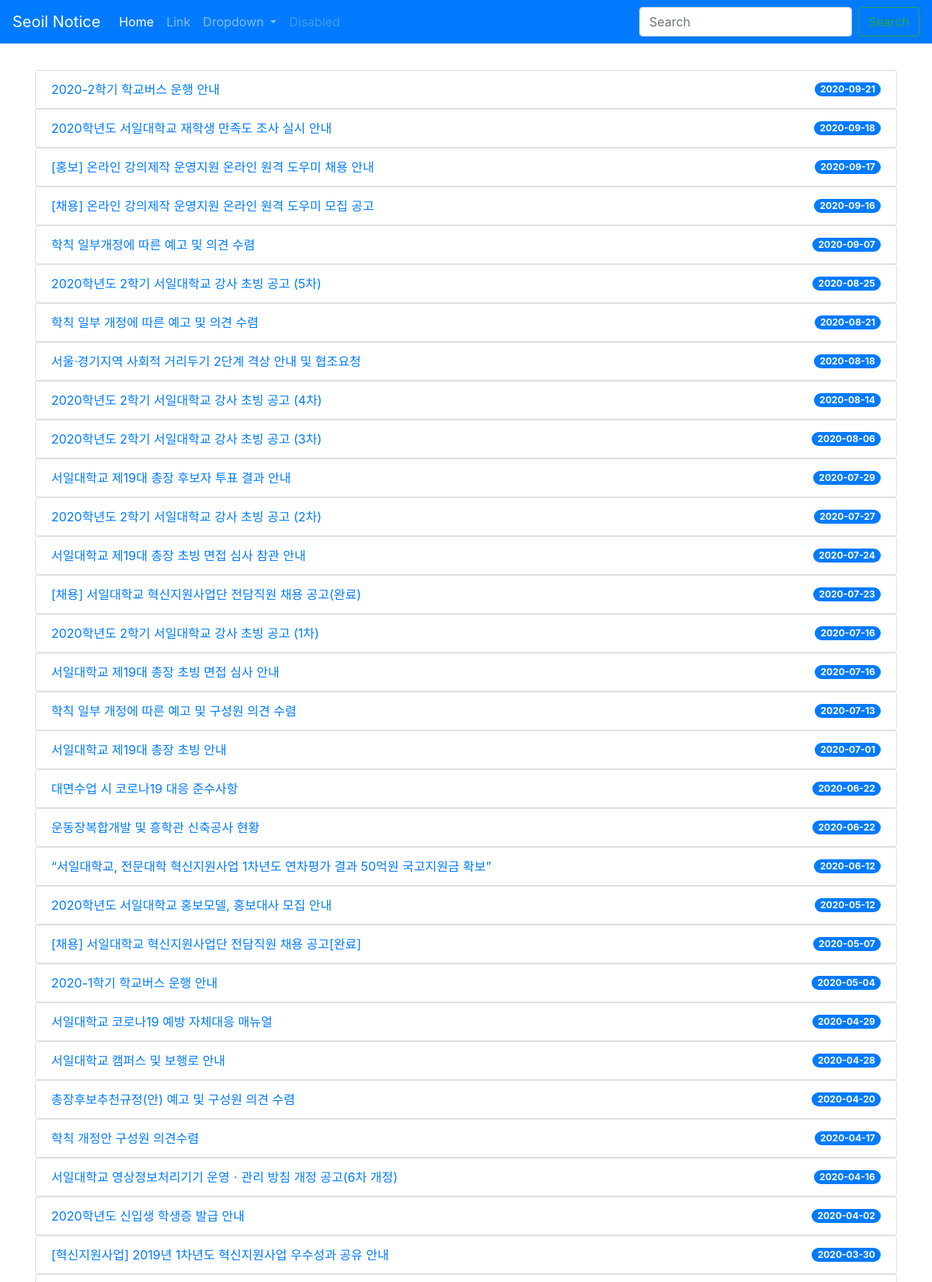
The page / (upper part) on the database its author committed.
### seoilNotice/models.py (models this page shows, shortened)
class SeoilNotice(models.Model):
    title = models.CharField(max_length=200)
    date = models.CharField(max_length=20)
    url = models.URLField()

### mysite/views.py (the view)
# urls.py: path('', PostListView.as_view(), name='home'),
class PostListView(ListView):
    model = SeoilNotice
    context_object_name = 'posts'
    template_name = 'home.html'

### mysite/templates/home.html (shortened to what this page needs)
<!DOCTYPE html>
<html lang="ko">
<head>
    <link rel="stylesheet" href="https://cdn.jsdelivr.net/npm/bootstrap@4.5.3/dist/css/bootstrap.min.css">
</head>
<body style="padding-top:90px;">
<nav class="navbar navbar-expand-lg navbar-dark bg-primary fixed-top">
  <a class="navbar-brand" href="#">Seoil Notice</a>
  <div class="collapse navbar-collapse" id="navbarSupportedContent">
    <ul class="navbar-nav mr-auto">
      <li class="nav-item active">
        <a class="nav-link" href="#">Home <span class="sr-only">(current)</span></a>
      </li>
      <li class="nav-item">
        <a class="nav-link" href="#">Link</a>
      </li>
      <li class="nav-item dropdown">
        <a class="nav-link dropdown-toggle" href="#" id="navbarDropdown" role="button" data-toggle="dropdown" aria-haspopup="true" aria-expanded="false">
          Dropdown
        </a>
      </li>
      <li class="nav-item">
        <a class="nav-link disabled" href="#" tabindex="-1" aria-disabled="true">Disabled</a>
      </li>
    </ul>
    <form class="form-inline my-2 my-lg-0">
      <input class="form-control mr-sm-2" type="search" placeholder="Search" aria-label="Search">
      <button class="btn btn-outline-success my-2 my-sm-0" type="submit">Search</button>
    </form>
  </div>
</nav>
<div class="container">
{% for notice in posts %}
    <div>
      <ul class="list-group">
        <li class="list-group-item d-flex justify-content-between align-items-center">
          <a href='{{ notice.url }}'>{{ notice.title }}</a>
          <span class="badge badge-primary badge-pill">{{notice.date}}</span>
        </li>
      </ul>
    </div>
{% endfor %}
</div>
</body>
</html>

### rows shown on the page
SeoilNotice: title "2020-2학기 학교버스 운행 안내", date "2020-09-21"
SeoilNotice: title "2020학년도 서일대학교 재학생 만족도 조사 실시 안내", date "2020-09-18"
SeoilNotice: title "[홍보] 온라인 강의제작 운영지원 온라인 원격 도우미 채용 안내", date "2020-09-17"
SeoilNotice: title "[채용] 온라인 강의제작 운영지원 온라인 원격 도우미 모집 공고", date "2020-09-16"
SeoilNotice: title "학칙 일부개정에 따른 예고 및 의견 수렴", date "2020-09-07"
SeoilNotice: title "2020학년도 2학기 서일대학교 강사 초빙 공고 (5차)", date "2020-08-25"
SeoilNotice: title "학칙 일부 개정에 따른 예고 및 의견 수렴", date "2020-08-21"
SeoilNotice: title "서울ᐧ경기지역 사회적 거리두기 2단계 격상 안내 및 협조요청", date "2020-08-18"
SeoilNotice: title "2020학년도 2학기 서일대학교 강사 초빙 공고 (4차)", date "2020-08-14"
SeoilNotice: title "2020학년도 2학기 서일대학교 강사 초빙 공고 (3차)", date "2020-08-06"
SeoilNotice: title "서일대학교 제19대 총장 후보자 투표 결과 안내", date "2020-07-29"
SeoilNotice: title "2020학년도 2학기 서일대학교 강사 초빙 공고 (2차)", date "2020-07-27"
SeoilNotice: title "서일대학교 제19대 총장 초빙 면접 심사 참관 안내", date "2020-07-24"
SeoilNotice: title "[채용] 서일대학교 혁신지원사업단 전담직원 채용 공고(완료)", date "2020-07-23"
SeoilNotice: title "2020학년도 2학기 서일대학교 강사 초빙 공고 (1차)", date "2020-07-16"
SeoilNotice: title "서일대학교 제19대 총장 초빙 면접 심사 안내", date "2020-07-16"
SeoilNotice: title "학칙 일부 개정에 따른 예고 및 구성원 의견 수렴", date "2020-07-13"
SeoilNotice: title "서일대학교 제19대 총장 초빙 안내", date "2020-07-01"
SeoilNotice: title "대면수업 시 코로나19 대응 준수사항", date "2020-06-22"
SeoilNotice: title "운동장복합개발 및 흥학관 신축공사 현황", date "2020-06-22"
SeoilNotice: title "“서일대학교, 전문대학 혁신지원사업 1차년도 연차평가 결과 50억원 국고지원금 확보”", date "2020-06-12"
SeoilNotice: title "2020학년도 서일대학교 홍보모델, 홍보대사 모집 안내", date "2020-05-12"
SeoilNotice: title "[채용] 서일대학교 혁신지원사업단 전담직원 채용 공고[완료]", date "2020-05-07"
SeoilNotice: title "2020-1학기 학교버스 운행 안내", date "2020-05-04"
SeoilNotice: title "서일대학교 코로나19 예방 자체대응 매뉴얼", date "2020-04-29"
SeoilNotice: title "서일대학교 캠퍼스 및 보행로 안내", date "2020-04-28"
SeoilNotice: title "총장후보추천규정(안) 예고 및 구성원 의견 수렴", date "2020-04-20"
SeoilNotice: title "학칙 개정안 구성원 의견수렴", date "2020-04-17"
SeoilNotice: title "서일대학교 영상정보처리기기 운영ㆍ관리 방침 개정 공고(6차 개정)", date "2020-04-16"
SeoilNotice: title "2020학년도 신입생 학생증 발급 안내", date "2020-04-02"
SeoilNotice: title "[혁신지원사업] 2019년 1차년도 혁신지원사업 우수성과 공유 안내", date "2020-03-30"
